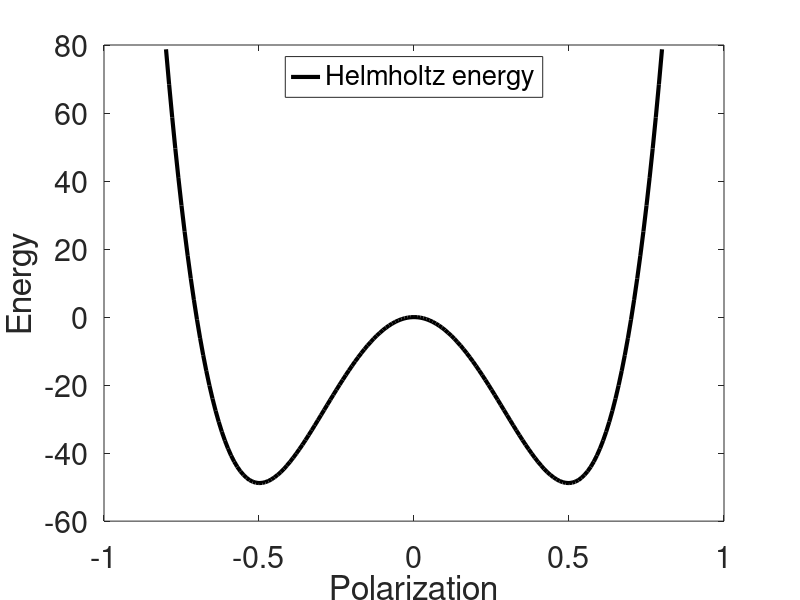

MATLAB code to generate this figure: (Note: this script raises an error after producing the figure.)
clear 
close all
alpha_1 = -389.4;
alpha_11 = 761.3;
alpha_111 = 61.5;
P_vals = -.8:0.01:0.8;
psi = @(P) alpha_1*P.^2 +  alpha_11*P.^4 + alpha_111*P.^6;
psi_vals = psi(P_vals);

% (a)
figure(1)
plot(P_vals, psi_vals, '-k','linewidth',3)
set(gca,'Fontsize',22);
xlabel('Polarization')
ylabel('Energy')
legend("Helmholtz energy", "Location","North")

% (b)
P_vals = 0:0.05:0.8;

S = [(P_vals.^2)' (P_vals.^4)' (P_vals.^6)'];

F = S'*S;
[V,Ds] = eig(F);

% (c)
y = @(alpha_1, alpha_11, alpha_111) (alpha_1*.8^3)/3 + (alpha_11*.8^5)/5 + (alpha_111*.8^7)/7;  
% parameters of the Morris Screening
Delta = 1/20; r = 50;
a1 = alpha_1*.8; b1 = alpha_1*1.2; a2 = alpha_11*.8; b2 = alpha_11*1.2; a3 = alpha_111*.8; b3 = alpha_111*1.2;
d = zeros(3,r);

for i=1:r
    alpha_1_hat = a1 +(b1-a1)*rand(1,1); alpha_11_hat = a2 +(b2-a2)*rand(1,1); alpha_111_hat = a3 +(b3-a3)*rand(1,1);
    d(1,i) = (y(alpha_1_hat+Delta,alpha_11_hat,alpha_111_hat)-y(alpha_1_hat,alpha_11_hat,alpha_111_hat))/Delta;
    d(2,i) = (y(alpha_1_hat,alpha_11_hat+Delta,alpha_111_hat)-y(alpha_1_hat,alpha_11_hat,alpha_111_hat))/Delta;
    d(3,i) = (y(alpha_1_hat,alpha_11_hat,alpha_111_hat+Delta)-y(alpha_1_hat,alpha_11_hat,alpha_111_hat))/Delta;   
end
mu_star = mean(abs(d),2);
mu = mean(d,2);
sigma = zeros(3,1);

for i=1:3
    sigma(i)=(d(i,:)-mu(i))*(d(i,:)-mu(i))'/(r-1);
end
% (d)


M =1e4;
%p =  sobolset(3,'Skip',1e4,'Leap',1e1);
%D = net(p,2*M);
D = rand(2*M,3);
D(:,1) = D(:,1)*(b1 - a1) + a1;
D(:,2) = D(:,2)*(b2 - a2) + a2;
D(:,3) = D(:,3)*(b3 - a3) + a3;
A = D(1:M,:);
B = D(M+1:2*M,:);
C1 = A; C1(:,1) = B(:,1);
C2 = A; C2(:,2) = B(:,2);
C3 = A; C3(:,3) = B(:,3);
f_A = zeros(M,1); f_B = zeros(M,1); f_C1 = zeros(M,1); f_C2 = zeros(M,1); f_C3 = zeros(M,1); 
for i=1:M
    f_A(i) = y(A(i,1),A(i,2),A(i,3));
    f_B(i) = y(B(i,1),B(i,2),B(i,3));
    f_C1(i) = y(C1(i,1),C1(i,2),C1(i,3));
    f_C2(i) = y(C2(i,1),C2(i,2),C2(i,3));
    f_C3(i) = y(C3(i,1),C3(i,2),C3(i,3));
end
f_D = [f_A; f_B];
denom = mean(f_D.^2) - mean(f_D)^2;

Sobol1 = 1/M*(f_B'*f_C1-f_B'*f_A)/denom;
Sobol2 = 1/M*(f_B'*f_C2-f_B'*f_A)/denom;
Sobol3 = 1/M*(f_B'*f_C3-f_B'*f_A)/denom;

SobolT1 = (mean(f_A.^2)/2+mean(f_C1.^2)/2-f_A'*f_C1/M)/denom;
SobolT2 = (mean(f_A.^2)/2+mean(f_C2.^2)/2-f_A'*f_C2/M)/denom;
SobolT3 = (mean(f_A.^2)/2+mean(f_C3.^2)/2-f_A'*f_C3/M)/denom;

%%%%%%-%%%%%%%%%%%%%%%%%%%%%%%%%%%%%%%%%%
f_A_fix = zeros(M,1);
for i=1:M
    f_A_fix(i) = y(A(i,1),A(i,2),alpha_111);
end
[~,f_rand,xi_rand] = kde(f_A); 
[~,f_fix,xi_fix] = kde(f_A_fix); 

figure(1)
plot(xi_rand, f_rand, '-k', xi_fix, f_fix, '--r',  'linewidth',3)
set(gca,'Fontsize',22);
xlabel('Energy')
ylabel('Probability density')
legend('All random','\alpha_1, \alpha_{11} random','Location','NorthEast')

    
    



